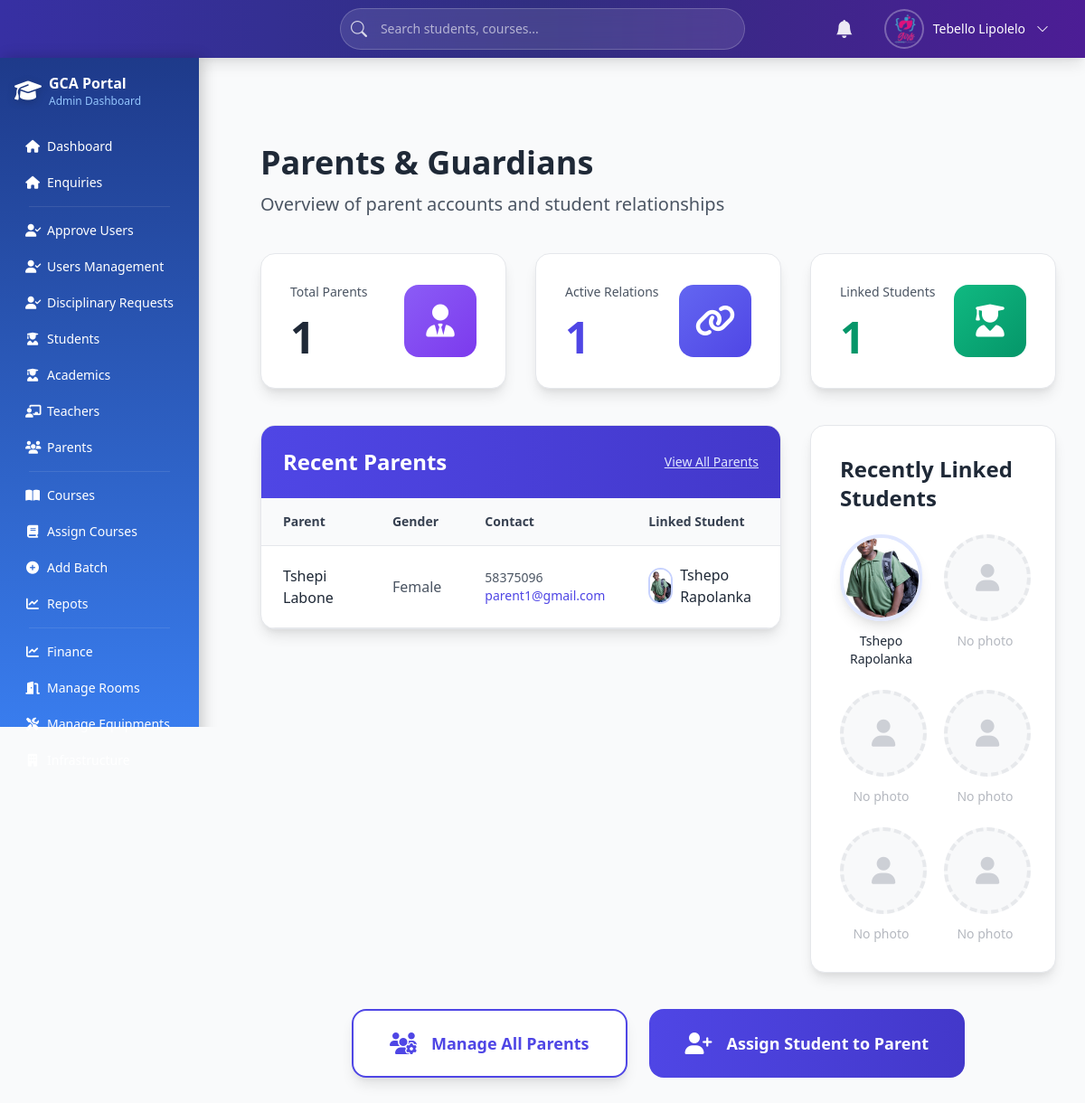
Screenshot of /parents_summary.php (signed in) with the database file from the repository.
### tables this page shows
CREATE TABLE `users` (
  `user_id` int(11) NOT NULL AUTO_INCREMENT,
  `firstName` varchar(100) DEFAULT NULL,
  `lastName` varchar(100) DEFAULT NULL,
  `email` varchar(100) DEFAULT NULL,
  `password` varchar(255) DEFAULT NULL,
  `username` varchar(50) DEFAULT NULL,
  `role` varchar(20) DEFAULT NULL,
  `gender` varchar(10) DEFAULT NULL,
  `dob` date DEFAULT NULL,
  `IDNumber` varchar(20) DEFAULT NULL,
  `phone` varchar(20) DEFAULT NULL,
  `document` varchar(255) DEFAULT NULL,
  `status` varchar(20) DEFAULT NULL,
  `address_id` int(11) DEFAULT NULL,
  `created_at` datetime DEFAULT NULL,
  `updated_at` datetime DEFAULT NULL,
  `reset_token` varchar(255) DEFAULT NULL,
  `reset_token_expiry` datetime DEFAULT NULL,
  `deleted_at` datetime DEFAULT NULL,
  PRIMARY KEY (`user_id`),
  UNIQUE KEY `email` (`email`),
  UNIQUE KEY `username` (`username`),
  KEY `address_id` (`address_id`),
  KEY `idx_reset_token` (`reset_token`),
  CONSTRAINT `users_ibfk_1` FOREIGN KEY (`address_id`) REFERENCES `addresses` (`address_id`)
);

CREATE TABLE `students` (
  `student_id` int(11) NOT NULL AUTO_INCREMENT,
  `student_number` varchar(50) DEFAULT NULL,
  `user_id` int(11) NOT NULL,
  `photo` varchar(255) DEFAULT NULL,
  PRIMARY KEY (`student_id`),
  UNIQUE KEY `student_number` (`student_number`),
  KEY `user_id` (`user_id`),
  CONSTRAINT `students_ibfk_1` FOREIGN KEY (`user_id`) REFERENCES `users` (`user_id`) ON DELETE CASCADE
);

### parents_summary.php (the view, shortened to what this page needs)
<?php
require_once 'db.php';
$total_parents = $conn->query("SELECT COUNT(*) FROM users WHERE role='parent'")->fetch_row()[0];
$total_relations = $conn->query("SELECT COUNT(*) FROM parent_students")->fetch_row()[0];
$total_students = $conn->query("SELECT COUNT(DISTINCT student_id) FROM parent_students")->fetch_row()[0];
$parents_sql = "
    SELECT u.user_id, u.firstName, u.lastName, u.gender, u.phone, u.email,
           su.firstName AS sFirst, su.lastName AS sLast, s.photo AS studentPhoto
    FROM users u
    JOIN parents p ON p.user_id = u.user_id
    LEFT JOIN parent_students ps ON ps.parent_id = p.parent_id
    LEFT JOIN students s ON ps.student_id = s.student_id
    LEFT JOIN users su ON s.user_id = su.user_id
    WHERE u.role = 'parent'
    ORDER BY u.created_at DESC
    LIMIT 6
";
$parents = $conn->query($parents_sql);
$parents_data = $parents->fetch_all(MYSQLI_ASSOC);
?>
<!DOCTYPE html>
<html lang="en" class="h-full">
<head>
    <script src="https://cdn.tailwindcss.com"></script>
    <link rel="stylesheet" href="https://cdnjs.cloudflare.com/ajax/libs/font-awesome/6.5.0/css/all.min.css">
</head>
<body class="h-full bg-gray-50">
<?php include 'top_navigation.php'; ?>
<?php include 'admin_navigation.php'; ?>
<div class="ml-64 mt-16 min-h-screen">
    <div class="p-8 max-w-7xl mx-auto">
        <div class="mb-10">
            <h1 class="text-4xl font-bold text-gray-800">Parents & Guardians</h1>
            <p class="text-xl text-gray-600 mt-3">Overview of parent accounts and student relationships</p>
        </div>
        <div class="grid grid-cols-1 md:grid-cols-3 gap-8 mb-10">
            <div class="bg-white rounded-2xl shadow-lg border border-gray-200 p-8 card-hover transition-all">
                <div class="flex items-center justify-between">
                    <div>
                        <p class="text-sm font-medium text-gray-600">Total Parents</p>
                        <p class="text-5xl font-bold text-gray-800 mt-4"><?= $total_parents ?></p>
                    </div>
                    <div class="w-20 h-20 bg-gradient-to-br from-purple-500 to-purple-600 rounded-2xl flex items-center justify-center">
                        <i class="fas fa-user-tie text-4xl text-white"></i>
                    </div>
                </div>
            </div>
            <div class="bg-white rounded-2xl shadow-lg border border-gray-200 p-8 card-hover transition-all">
                <div class="flex items-center justify-between">
                    <div>
                        <p class="text-sm font-medium text-gray-600">Active Relations</p>
                        <p class="text-5xl font-bold text-indigo-600 mt-4"><?= $total_relations ?></p>
                    </div>
                    <div class="w-20 h-20 bg-gradient-to-br from-indigo-500 to-indigo-600 rounded-2xl flex items-center justify-center">
                        <i class="fas fa-link text-4xl text-white"></i>
                    </div>
                </div>
            </div>
            <div class="bg-white rounded-2xl shadow-lg border border-gray-200 p-8 card-hover transition-all">
                <div class="flex items-center justify-between">
                    <div>
                        <p class="text-sm font-medium text-gray-600">Linked Students</p>
                        <p class="text-5xl font-bold text-green-600 mt-4"><?= $total_students ?></p>
                    </div>
                    <div class="w-20 h-20 bg-gradient-to-br from-green-500 to-emerald-600 rounded-2xl flex items-center justify-center">
                        <i class="fas fa-user-graduate text-4xl text-white"></i>
                    </div>
                </div>
            </div>
        </div>
        <div class="grid grid-cols-1 lg:grid-cols-3 gap-8">
            <div class="lg:col-span-2">
                <div class="bg-white rounded-2xl shadow-lg border border-gray-200 overflow-hidden">
                    <div class="bg-gradient-to-r from-indigo-600 to-indigo-700 text-white p-6">
                        <div class="flex justify-between items-center">
                            <h2 class="text-2xl font-bold">Recent Parents</h2>
                            <a href="manage_parents.php" class="text-indigo-100 hover:text-white underline text-sm font-medium">
                                View All Parents
                            </a>
                        </div>
                    </div>
                    <div class="overflow-x-auto">
                        <table class="w-full">
                            <thead class="bg-gray-50 border-b border-gray-200">
                                <tr>
                                    <th class="px-6 py-4 text-left text-sm font-semibold text-gray-700">Parent</th>
                                    <th class="px-6 py-4 text-left text-sm font-semibold text-gray-700">Gender</th>
                                    <th class="px-6 py-4 text-left text-sm font-semibold text-gray-700">Contact</th>
                                    <th class="px-6 py-4 text-left text-sm font-semibold text-gray-700">Linked Student</th>
                                </tr>
                            </thead>
                            <tbody>
                                <?php foreach ($parents_data as $p): ?>
                                    <tr class="border-b hover:bg-gray-50 transition">
                                        <td class="px-6 py-5">
                                            <div class="font-medium text-gray-800">
                                                <?= htmlspecialchars($p['firstName'] . ' ' . $p['lastName']) ?>
                                            </div>
                                        </td>
                                        <td class="px-6 py-5 text-gray-600">
                                            <?= ucfirst($p['gender'] ?? '—') ?>
                                        </td>
                                        <td class="px-6 py-5">
                                            <div class="text-sm">
                                                <div class="text-gray-600"><?= htmlspecialchars($p['phone'] ?? '—') ?></div>
                                                <div class="text-indigo-600"><?= htmlspecialchars($p['email']) ?></div>
                                            </div>
                                        </td>
                                        <td class="px-6 py-5">
                                            <?php if ($p['sFirst']): ?>
                                                <span class="inline-flex items-center gap-2">
                                                    <?php if ($p['studentPhoto'] && file_exists($p['studentPhoto'])): ?>
                                                        <img src="<?= htmlspecialchars($p['studentPhoto']) ?>" class="w-10 h-10 rounded-full object-cover border-2 border-indigo-200">
                                                    <?php else: ?>
                                                        <div class="w-10 h-10 bg-indigo-100 rounded-full flex items-center justify-center text-indigo-600 font-bold text-sm">
                                                            <?= strtoupper(substr($p['sFirst'],0,1).substr($p['sLast'],0,1)) ?>
                                                        </div>
                                                    <?php endif; ?>
                                                    <span class="font-medium text-gray-800">
                                                        <?= htmlspecialchars($p['sFirst'] . ' ' . $p['sLast']) ?>
                                                    </span>
                                                </span>
                                            <?php else: ?>
                                                <span class="text-gray-400 italic">No student linked</span>
                                            <?php endif; ?>
                                        </td>
                                    </tr>
                                <?php endforeach; ?>
                            </tbody>
                        </table>
                    </div>
                </div>
            </div>
            <div class="lg:col-span-1">
                <div class="bg-white rounded-2xl shadow-lg border border-gray-200 p-8">
                    <h2 class="text-2xl font-bold text-gray-800 mb-6">Recently Linked Students</h2>
                    <div class="grid grid-cols-2 gap-6">
                        <?php
                        $displayed = 0;
                        foreach ($parents_data as $p):
                            if ($p['studentPhoto'] && file_exists($p['studentPhoto']) && $displayed < 6):
                        ?>
                            <div class="text-center card-hover transition-all">
                                <img src="<?= htmlspecialchars($p['studentPhoto']) ?>"
                                     class="w-24 h-24 rounded-full mx-auto object-cover border-4 border-indigo-100 shadow-lg hover:border-indigo-400 transition">
                                <p class="mt-3 font-medium text-gray-800 text-sm">
                                    <?= htmlspecialchars($p['sFirst'] . ' ' . $p['sLast']) ?>
                                </p>
                            </div>
                        <?php
                                $displayed++;
                            endif;
                        endforeach;
                        while ($displayed < 6):
                            $displayed++;
                        ?>
                            <div class="text-center opacity-50">
                                <div class="w-24 h-24 bg-gray-100 rounded-full mx-auto border-4 border-dashed border-gray-300 flex items-center justify-center">
                                    <i class="fas fa-user text-3xl text-gray-400"></i>
                                </div>
                                <p class="mt-3 text-sm text-gray-500">No photo</p>
                            </div>
                        <?php endwhile; ?>
                    </div>
                </div>
            </div>
        </div>
        <div class="mt-10 flex justify-center gap-6">
            <a href="manage_parents.php" class="bg-white border-2 border-indigo-600 text-indigo-600 px-10 py-5 rounded-2xl font-bold text-lg hover:bg-indigo-50 transition shadow-lg flex items-center gap-4">
                <i class="fas fa-users-cog text-2xl"></i>
                Manage All Parents
            </a>
            <a href="assign_parent_student.php" class="bg-gradient-to-r from-indigo-600 to-indigo-700 text-white px-10 py-5 rounded-2xl font-bold text-lg hover:shadow-2xl transition flex items-center gap-4">
                <i class="fas fa-user-plus text-2xl"></i>
                Assign Student to Parent
            </a>
        </div>
    </div>
</div>
</body>
</html>

### top_navigation.php (shortened to what this page needs)
<?php
require_once 'db.php';
$username = 'User';
$profile_photo = 'admin.png';
$user_role = $_SESSION['role'] ?? 'user';
if (isset($_SESSION['user_id'])) {
    $user_id = intval($_SESSION['user_id']);
    $user_query = $conn->query("SELECT firstName, lastName, email FROM users WHERE user_id = $user_id LIMIT 1");
    if ($user_query && $user_query->num_rows > 0) {
        $user_data = $user_query->fetch_assoc();
        $username = htmlspecialchars($user_data['firstName'] . ' ' . $user_data['lastName']);
    }
    if ($user_role === 'teacher') {
        $photo_query = $conn->query("SELECT photo FROM teachers WHERE user_id = $user_id LIMIT 1");
        if ($photo_query && $photo_query->num_rows > 0) {
            $photo_data = $photo_query->fetch_assoc();
            $profile_photo = $photo_data['photo'] !== 'null' ? htmlspecialchars($photo_data['photo']) : 'imageuploads/default_avatar.png';
        }
    } elseif ($user_role === 'admin') {
        $profile_photo = 'admin.png';
    }
}
?>
<nav class="fixed top-0 left-0 right-0 z-50 shadow-lg bg-gradient-to-r from-indigo-800 via-indigo-900 to-purple-900">
    <div class="px-4 sm:px-6 lg:px-8">
        <div class="flex items-center justify-between h-16">
            <div class="flex-1 max-w-md mx-8">
                <form method="GET" action="search.php" class="relative">
                    <input
                        type="search"
                        name="q"
                        value="<?= htmlspecialchars($_GET['q'] ?? '') ?>"
                        placeholder="Search students, courses..."
                        class="w-full pl-11 pr-5 py-3 bg-white/10 backdrop-blur-md border border-white/20 rounded-full text-white placeholder-white/60 focus:outline-none focus:ring-2 focus:ring-white/40 focus:bg-white/15 transition-all duration-200 text-sm"
                        aria-label="Search"
                    />
                    <button type="submit" class="absolute left-3 top-1/2 -translate-y-1/2 text-white/80 hover:text-white transition">
                        <i class="bi bi-search text-lg"></i>
                    </button>
                </form>
            </div>
            <div class="flex items-center space-x-4">
                <div class="relative" x-data="{ open: false }">
                    <button
                        @click="open = !open"
                        @click.away="open = false"
                        class="relative p-3 text-white/90 hover:text-white hover:bg-white/10 rounded-xl transition-all duration-200"
                        aria-label="Notifications"
                    >
                        <i class="bi bi-bell-fill text-xl"></i>
                    </button>
                </div>
                <div class="relative" x-data="{ open: false }">
                    <button
                        @click="open = !open"
                        @click.away="open = false"
                        class="flex items-center space-x-3 p-2 rounded-xl hover:bg-white/10 transition-all duration-200"
                        aria-label="User Menu"
                    >
                        <img
                            src="<?= $profile_photo ?>"
                            alt="Profile"
                            class="w-10 h-10 rounded-full object-cover ring-2 ring-white/30"
                            loading="lazy"
                            onerror="this.src='imageuploads/default_avatar.png'"
                        >
                        <span class="text-white font-medium hidden lg:block text-sm"><?= $username ?></span>
                        <i class="bi bi-chevron-down text-white text-sm hidden lg:block"></i>
                    </button>
                </div>
            </div>
        </div>
    </div>
</nav>
<link href="https://cdn.jsdelivr.net/npm/bootstrap-icons@1.11.3/font/bootstrap-icons.css" rel="stylesheet">

### parents_summary.php (style rules this page uses)
:root { --primary: #4f46e5; --primary-light: #6366f1; --primary-dark: #4338ca; }

### top_navigation.php (style rules this page uses)
body { padding-top: 64px; font-family: 'Inter', system-ui, sans-serif; background: #f9fafb; }

### admin_navigation.php (style rules this page uses)
* { transition-property: background-color, border-color, color, transform; transition-timing-function: cubic-bezier(0.4, 0, 0.2, 1); transition-duration: 150ms; }

### rows the page displays
users: username "Tebello Lipolelo"
students: users.firstName+lastName "Tshepi Labone", users.gender "Female", users.phone "58375096", users.email "parent1@gmail.com", photo (picture), user.lastName "Tshepo Rapolanka"

### other values shown
$total_parents "1"
$total_relations "1"
$total_students "1"
